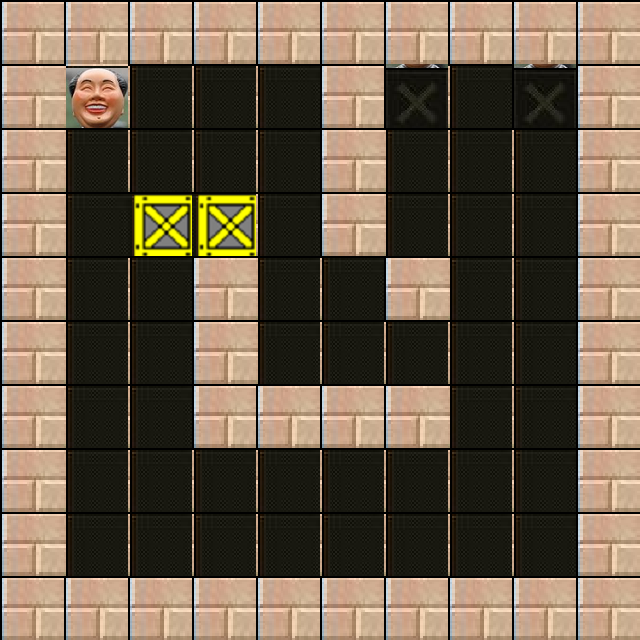

The image is a tile-based game level rendered from a .tmx file. Its description and source (layers, tilesets, objects; grid data summarised) follow:
An orthogonal 10x10 tile map with 64x64 px tiles, 2 tile layers (back, move) and 51 objects.

<map version="1.0" orientation="orthogonal" renderorder="right-down" width="10" height="10" tilewidth="64" tileheight="64" nextobjectid="89">
 <tileset firstgid="1" name="texture" tilewidth="64" tileheight="64">
  <image source="13331270_吴家荣_hw12_V2/13331270_吴家荣_hw12/learncocos/Resources/PushBox/texture.png" width="256" height="256" />
 </tileset>
 <layer name="back" width="10" height="10">
  <data>[100 cells, 100 non-empty, 3 distinct tile ids]</data>
 </layer>
 <layer name="move" width="10" height="10">
  <data>[100 cells, 3 non-empty, 2 distinct tile ids]</data>
 </layer>
 <objectgroup name="player">
  <object id="5" gid="5" x="66.6667" y="126.667" width="64" height="64" />
 </objectgroup>
 <objectgroup name="wall">
  <object id="39" gid="1" x="0" y="64" width="64" height="64" />
  <object id="40" gid="1" x="0" y="128" width="64" height="64" />
  <object id="41" gid="1" x="0" y="192" width="64" height="64" />
  <object id="42" gid="1" x="0" y="256" width="64" height="64" />
  <object id="43" gid="1" x="0" y="320" width="64" height="64" />
  <object id="44" gid="1" x="0" y="384" width="64" height="64" />
  <object id="45" gid="1" x="0" y="448" width="64" height="64" />
  <object id="46" gid="1" x="0" y="512" width="64" height="64" />
  <object id="47" gid="1" x="0" y="576" width="64" height="64" />
  <object id="48" gid="1" x="0" y="640" width="64" height="64" />
  <object id="49" gid="1" x="64" y="640" width="64" height="64" />
  <object id="50" gid="1" x="128" y="640" width="64" height="64" />
  <object id="51" gid="1" x="192" y="640" width="64" height="64" />
  <object id="52" gid="1" x="256" y="640" width="64" height="64" />
  <object id="53" gid="1" x="320" y="640" width="64" height="64" />
  <object id="54" gid="1" x="384" y="640" width="64" height="64" />
  <object id="55" gid="1" x="448" y="640" width="64" height="64" />
  <object id="56" gid="1" x="512" y="640" width="64" height="64" />
  <object id="57" gid="1" x="576" y="640" width="64" height="64" />
  <object id="58" gid="1" x="576" y="576" width="64" height="64" />
  <object id="59" gid="1" x="576" y="512" width="64" height="64" />
  <object id="60" gid="1" x="576" y="448" width="64" height="64" />
  <object id="61" gid="1" x="576" y="384" width="64" height="64" />
  <object id="62" gid="1" x="576" y="320" width="64" height="64" />
  <object id="63" gid="1" x="576" y="256" width="64" height="64" />
  <object id="64" gid="1" x="576" y="192" width="64" height="64" />
  <object id="65" gid="1" x="576" y="128" width="64" height="64" />
  <object id="66" gid="1" x="576" y="64" width="64" height="64" />
  <object id="67" gid="1" x="512" y="64" width="64" height="64" />
  <object id="68" gid="1" x="448" y="64" width="64" height="64" />
  <object id="69" gid="1" x="384" y="64" width="64" height="64" />
  <object id="70" gid="1" x="320" y="64" width="64" height="64" />
  <object id="71" gid="1" x="256" y="64" width="64" height="64" />
  <object id="72" gid="1" x="192" y="64" width="64" height="64" />
  <object id="73" gid="1" x="128" y="64" width="64" height="64" />
  <object id="74" gid="1" x="64" y="64" width="64" height="64" />
  <object id="75" gid="1" x="320" y="128" width="64" height="64" />
  <object id="76" gid="1" x="320" y="192" width="64" height="64" />
  <object id="77" gid="1" x="320" y="256" width="64" height="64" />
  <object id="78" gid="1" x="384" y="320" width="64" height="64" />
  <object id="79" gid="1" x="192" y="320" width="64" height="64" />
  <object id="80" gid="1" x="192" y="384" width="64" height="64" />
  <object id="81" gid="1" x="192" y="448" width="64" height="64" />
  <object id="82" gid="1" x="256" y="448" width="64" height="64" />
  <object id="83" gid="1" x="320" y="448" width="64" height="64" />
  <object id="84" gid="1" x="384" y="448" width="64" height="64" />
 </objectgroup>
 <objectgroup name="goal">
  <object id="85" gid="9" x="384" y="128" width="64" height="64" />
  <object id="86" gid="9" x="512" y="128" width="64" height="64" />
 </objectgroup>
 <objectgroup name="box">
  <object id="87" gid="3" x="128" y="256" width="64" height="64" />
  <object id="88" gid="3" x="192" y="256" width="64" height="64" />
 </objectgroup>
</map>